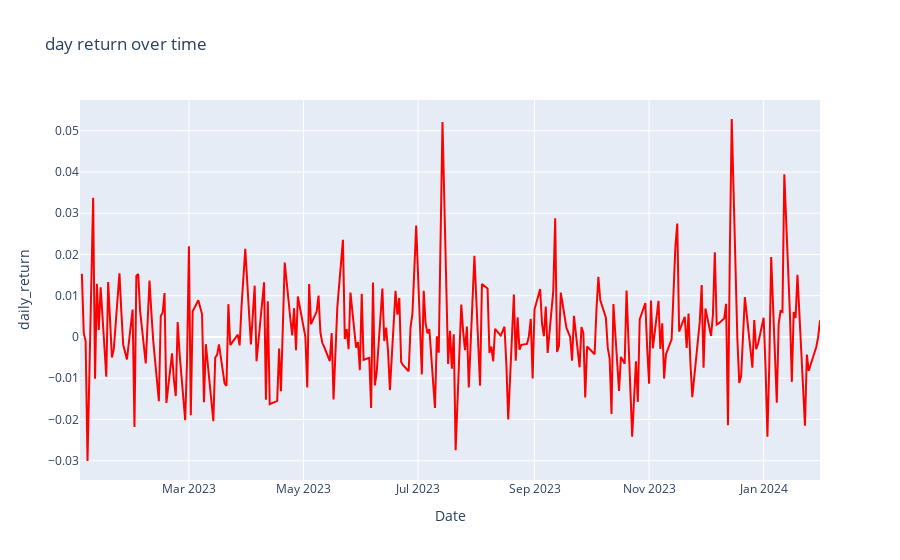

The notebook cell this image was saved under:
### Code cell
fn.simple_line_chart(dataframe=new_df,feature='daily_return',color='red',name='day return over time')

### Figure 1 — Plotly figure (JSON) as saved in the notebook; plotly's stock layout.template omitted (floating-point values rounded to 4 significant figures; data arrays with more than 128 entries replaced by an {"elided": "..."} marker saying what was removed)
{"data": [{"line": {"color": "red"}, "mode": "lines", "name": "day return over time", "type": "scatter", "x": {"elided": "266 str values"}, "y": {"elided": "266 float values"}}], "layout": {"title": {"text": "day return over time"}, "xaxis": {"title": {"text": "Date"}}, "yaxis": {"title": {"text": "daily_return"}}}}
